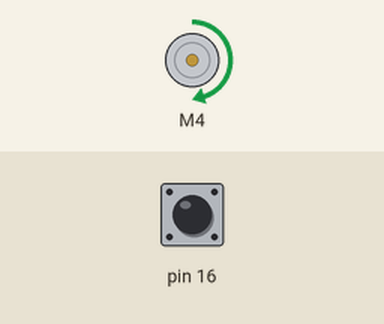
Simulated run of this sketch. Board: Arduino Uno, built with avr-gcc and run on an emulated ATmega328P. On the bench: DC motor (green arrow = forward, orange = backward, longer = faster). The inputs (shaded band) are chosen by the test bench; at power-on: pin 16 HIGH. What the sketch prints to the serial monitor is not drawn.

Above: at 9.7 s.
9.8 s: pin 16 driven LOW
At 14.1 s:
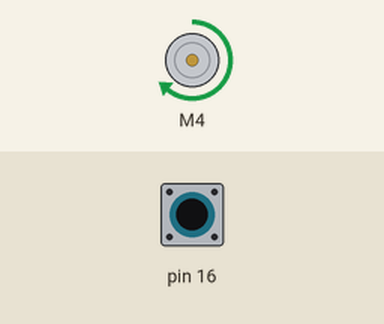
19.2 s: pin 16 driven HIGH
At 25.6 s:
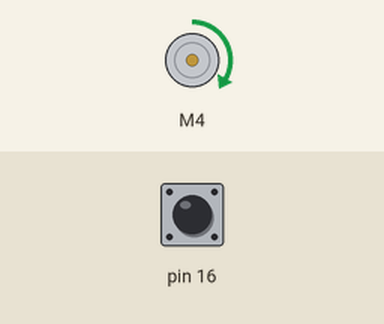
37.9 s: pin 16 pulsed LOW 2 times (0.12 s each, 0.3 s apart)
At 41.9 s:
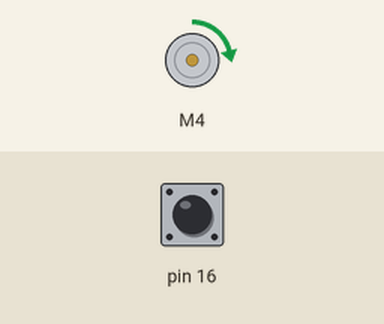
Timing chart, 0 to 47.1 s (numbered marks = the images above; inputs shaded):
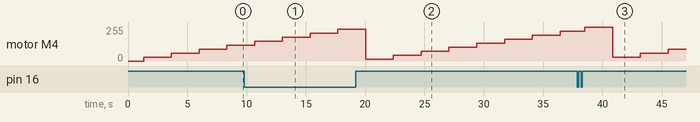

The sketch:

speed_script.ino
```cpp
// (licence header left out)
#include <AFMotor.h>

float targetWheelSpeed = 2.2;
int motorspeed = 0;
float numDiskSlots = 16;
float numDiskRevPerWheelRev = 33;
float lastSpeed = 0.0;
int lastChange = 0;
int MAX_INCREASE = 40;
AF_DCMotor motor(4);

void setup() {
  Serial.begin(9600);           // set up Serial library at 9600 bps
  Serial.println("Motor test!");

  // turn on motor
  motor.setSpeed(00);

  // Setup encoders A/B
  pinMode(14,INPUT);
  pinMode(15,INPUT);
  pinMode(16,INPUT);
  pinMode(17,INPUT);
  pinMode(18,INPUT);
  pinMode(19,INPUT);
  motor.run(RELEASE);
}

void loop() {
  uint8_t i, j;
  char* line;

  Serial.println("=====Start loop=====");

  float timePerGap = getTime(1);
  float timePerDiskRev = timePerGap * numDiskSlots;
  float timePerWheelRev = timePerDiskRev * numDiskRevPerWheelRev;
  float wheelRevsPerSec;
  if(timePerWheelRev == 0)
    wheelRevsPerSec = 0;
  else
    wheelRevsPerSec= 1/timePerWheelRev;
  Serial.print("Current timePerGap/timePerDiskRev/timePerWheelRev/wheelRevsPerSec are: (");
  Serial.print(timePerGap,10);
  Serial.print("/");
  Serial.print(timePerDiskRev,10);
  Serial.print("/");
  Serial.print(timePerWheelRev,10);
  Serial.print("/");
  Serial.print(wheelRevsPerSec,10);
  Serial.println(")");

  motorspeed = calcSpeed(wheelRevsPerSec);
  motor.run(FORWARD);
  motor.setSpeed(motorspeed);
  Serial.print("Changing motorspeed to ");
  Serial.print(motorspeed);
  Serial.println("");

  delay(1000);
}

float getTime(float maxSecondsRuntime) {
  float MAX_SAMPLE_TIME = maxSecondsRuntime * 1000000;
  float timeStart = micros();
  Serial.print("Reading values: ");
  int reading = digitalRead(16);
  Serial.print(reading);
  float timeFront = micros();
  float diff = timeFront - timeStart;
  while(reading == 0 && diff < MAX_SAMPLE_TIME) {
    reading = digitalRead(16);
    Serial.print(reading);
    timeFront = micros();
    diff = timeFront - timeStart;
    /*Serial.print("Runtime: ");
    Serial.println(diff);*/
  }
  if(diff >= MAX_SAMPLE_TIME) {
    Serial.println("] Passed max sample time, return 0");
    return 0.0;
  }
  timeFront = micros();
  reading = digitalRead(16);
  Serial.print(reading);
  while(reading == 1 && diff < MAX_SAMPLE_TIME) {
    timeFront = micros();
    reading = digitalRead(16);
    Serial.print(reading);
    diff = timeFront - timeStart;
  }
  if(diff >= MAX_SAMPLE_TIME) {
    Serial.println("] Passed max sample time, return 0");
    return 0.0;
  }
  reading = digitalRead(16);
  Serial.print(reading);
  float timeCurr = micros();
  while(reading == 0 && diff < MAX_SAMPLE_TIME) {
    timeCurr = micros();
    reading = digitalRead(16);
    Serial.print(reading);
    diff = timeCurr - timeStart;
  }
  if(diff >= MAX_SAMPLE_TIME) {
    Serial.println("] Passed max sample time, return 0");
    return 0.0;
  }
  float timeBack = micros();
  while(reading == 1 && diff < MAX_SAMPLE_TIME) {
    timeBack = micros();
    reading = digitalRead(16);
    Serial.print(reading);
    diff = timeBack - timeStart;
  }
  if(diff >= MAX_SAMPLE_TIME) {
    Serial.println("] Passed max sample time, return 0");
    return 0.0;
  }

  Serial.println("]");
  Serial.print("End/Beginning: ");
  Serial.print(timeBack);
  Serial.print("/");
  Serial.print(timeFront);
  Serial.println(")");
  return (timeBack - timeFront)/1000000;
}

int calcSpeed(float currentSpeed) {
  float speedDiff = currentSpeed - lastSpeed;
  float potentialSpeed = speedDiff + currentSpeed;
  float speedDisparity = targetWheelSpeed - currentSpeed;
  Serial.print("SpeedDiff/potentialSpeed/lastChange/speedDisparity are: ");
  Serial.print(speedDiff,6);
  Serial.print("(");
  Serial.print(currentSpeed,6);
  Serial.print(" - ");
  Serial.print(lastSpeed,6);
  Serial.print(")/");
  Serial.print(potentialSpeed,6);
  Serial.print("/");
  Serial.print(lastChange);
  Serial.print("/");
  Serial.print(speedDisparity);
  Serial.println("");
  if(abs(speedDisparity) > 0.3) {
    if(speedDisparity > 0) {
      Serial.println("SpeedDisparity > 0.3, adding 30");
      lastChange = 30;
    }
    else {
      Serial.println("SpeedDisparity < -0.3, subtracting 30");
      lastChange = -30;
    }
  }
  else {
    float percentageP = 0.0;
    float percentageD = 0.0;
    int changeP = 0;
    int changeD = 0;
    percentageP = (1.0 - (currentSpeed/targetWheelSpeed));
    percentageD = (1.0 - (potentialSpeed/targetWheelSpeed));
    changeP = 40 * percentageP;
    changeD = 10 * percentageD;
    lastChange = changeP + changeD;
    Serial.print("percentageP/percentageD/changeP/changeD/lastChange are: (");
    Serial.print(percentageP,6);
    Serial.print("/");
    Serial.print(percentageD,6);
    Serial.print("/");
    Serial.print(lastSpeed,6);
    Serial.print("/");
    Serial.print(changeP);
    Serial.print("/");
    Serial.print(changeD);
    Serial.print("/");
    Serial.print(lastChange);
    Serial.println(")");
  }
  lastSpeed = currentSpeed;
  return motorspeed + lastChange;
}
```
